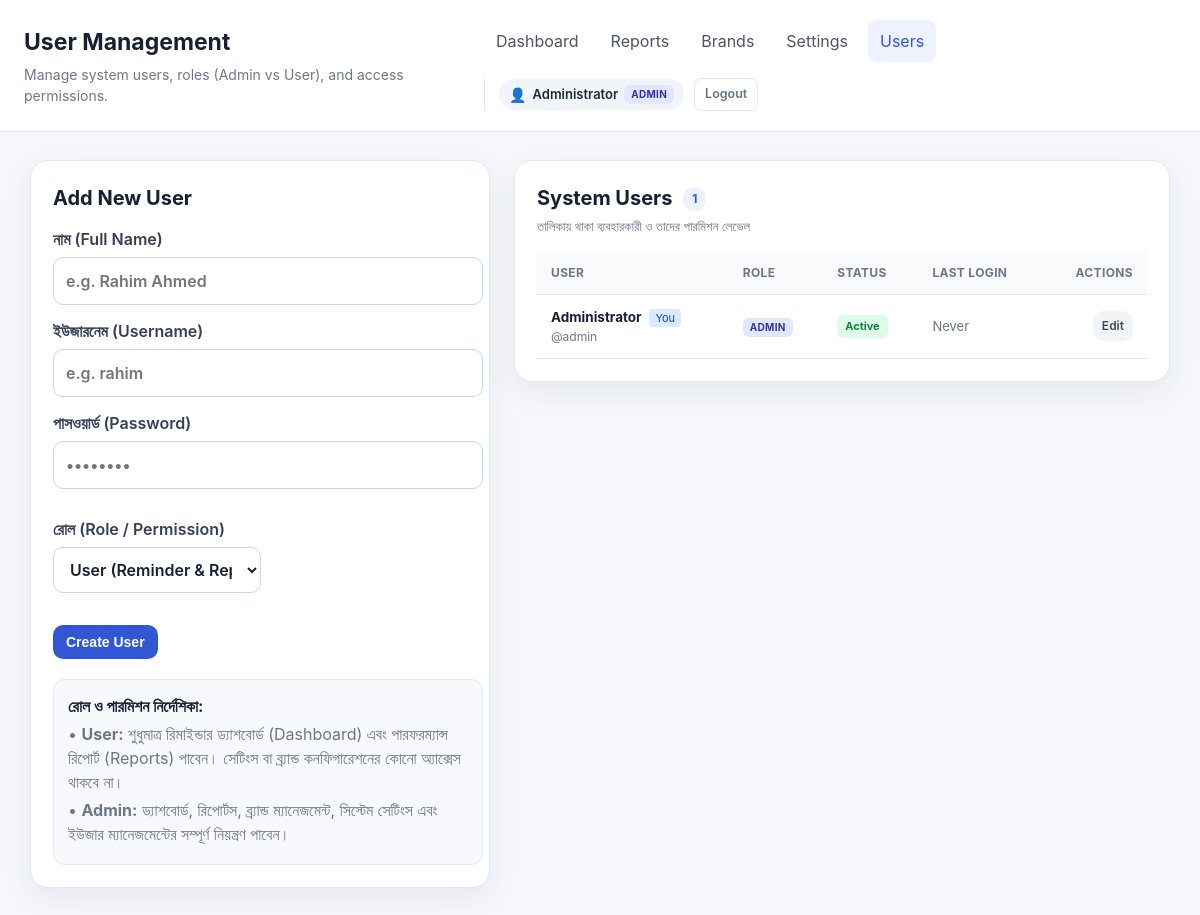
/users.php (signed in), run on the app's committed database.
### tables this page shows
CREATE TABLE IF NOT EXISTS users (
    id INT UNSIGNED AUTO_INCREMENT PRIMARY KEY,
    name VARCHAR(120) NOT NULL,
    username VARCHAR(60) NOT NULL UNIQUE,
    password_hash VARCHAR(255) NOT NULL,
    role ENUM('admin', 'user') NOT NULL DEFAULT 'user',
    status TINYINT(1) NOT NULL DEFAULT 1,
    last_login_at DATETIME NULL,
    last_reminder_at DATETIME NULL,
    created_at DATETIME NOT NULL DEFAULT CURRENT_TIMESTAMP,
    updated_at DATETIME NULL DEFAULT NULL ON UPDATE CURRENT_TIMESTAMP,
    INDEX idx_users_role_status (role, status)
);

### auth.php (called while the page is built, shortened)
<?php
function currentUser(): ?array
{
    if (!empty($_SESSION['auth_user'])) {
        return $_SESSION['auth_user'];
    }
    return null;
}
function isAdmin(): bool
{
    $user = currentUser();
    return $user && ($user['role'] ?? '') === 'admin';
}

### config.php (called while the page is built, shortened)
<?php
function e(?string $value): string
{
    return htmlspecialchars((string)$value, ENT_QUOTES, 'UTF-8');
}
require_once __DIR__ . '/auth.php';

### users.php (the view, shortened to what this page needs)
<?php
require __DIR__ . '/config.php';
$currentUser = currentUser();
$pdo = db();
$editUser = null;
$users = $pdo->query("SELECT * FROM users ORDER BY role ASC, name ASC")->fetchAll();
?>
<!doctype html>
<html lang="en">
<head>
    <link rel="stylesheet" href="assets/app.css?v=<?= filemtime(__DIR__ . '/assets/app.css') ?>">
</head>
<body>
<header class="topbar">
    <div>
        <h1>User Management</h1>
        <p>Manage system users, roles (Admin vs User), and access permissions.</p>
    </div>
    <div class="topbar-right">
        <nav>
            <a href="index.php">Dashboard</a>
            <a href="reports.php">Reports</a>
            <?php if (isAdmin()): ?>
                <a href="brands.php">Brands</a>
                <a href="settings.php">Settings</a>
                <a href="users.php" class="active">Users</a>
            <?php endif; ?>
        </nav>
        <div class="user-menu">
            <span class="user-badge" title="Logged in as <?= e($currentUser['username']) ?>">
                <span class="user-avatar">👤</span>
                <span class="user-name"><?= e($currentUser['name']) ?></span>
                <span class="role-badge role-<?= e($currentUser['role']) ?>"><?= e(strtoupper($currentUser['role'])) ?></span>
            </span>
            <a href="logout.php" class="btn-logout" title="Sign out">Logout</a>
        </div>
    </div>
</header>
<main class="container brands-layout">
    <section class="panel sticky-panel">
        <div style="display:flex;justify-content:space-between;align-items:center;margin-bottom:14px;">
            <h2 style="margin:0;"><?= $editUser ? 'Edit User' : 'Add New User' ?></h2>
        </div>
        <form method="post" action="users.php">
            <label>
                নাম (Full Name)
                <input type="text" name="name" required placeholder="e.g. Rahim Ahmed" value="<?= e($editUser['name'] ?? '') ?>">
            </label>
            <label>
                ইউজারনেম (Username)
                <input type="text" name="username" <?= $editUser ? 'readonly style="background:#f8fafc;"' : 'required' ?> placeholder="e.g. rahim" value="<?= e($editUser['username'] ?? '') ?>">
            </label>
            <label>
                <?= $editUser ? 'নতুন পাসওয়ার্ড (New Password - খালি রাখলে আগেরটি থাকবে)' : 'পাসওয়ার্ড (Password)' ?>
                <input type="password" name="password" <?= $editUser ? '' : 'required' ?> placeholder="••••••••">
            </label>
            <div class="form-grid">
                <label>
                    রোল (Role / Permission)
                    <select name="role" required <?= ($editUser && (int)$editUser['id'] === (int)$currentUser['id']) ? 'disabled' : '' ?>>
                        <option value="user" <?= ($editUser['role'] ?? 'user') === 'user' ? 'selected' : '' ?>>User (Reminder &amp; Reports only)</option>
                    </select>
                </label>
            </div>
            <div class="form-actions">
                <button class="btn btn-primary" type="submit">
                    <?= $editUser ? 'Update User' : 'Create User' ?>
                </button>
            </div>
        </form>
        <div class="info-box" style="margin-top:20px;">
            <strong>রোল ও পারমিশন নির্দেশিকা:</strong>
            <p style="margin:4px 0;">• <strong>User:</strong> শুধুমাত্র রিমাইন্ডার ড্যাশবোর্ড (Dashboard) এবং পারফরম্যান্স রিপোর্ট (Reports) পাবেন। সেটিংস বা ব্র্যান্ড কনফিগারেশনের কোনো অ্যাক্সেস থাকবে না।</p>
            <p style="margin:4px 0;">• <strong>Admin:</strong> ড্যাশবোর্ড, রিপোর্টস, ব্র্যান্ড ম্যানেজমেন্ট, সিস্টেম সেটিংস এবং ইউজার ম্যানেজমেন্টের সম্পূর্ণ নিয়ন্ত্রণ পাবেন।</p>
        </div>
    </section>
    <section class="panel">
        <div class="panel-header-row">
            <div>
                <h2 style="margin:0;">System Users <span class="counter-badge"><?= count($users) ?></span></h2>
                <p class="muted" style="margin:4px 0 0;font-size:13px;">তালিকায় থাকা ব্যবহারকারী ও তাদের পারমিশন লেভেল</p>
            </div>
        </div>
        <div class="table-responsive" style="overflow-x:auto;margin-top:14px;">
            <table class="data-table">
                <thead>
                    <tr>
                        <th>User</th>
                        <th>Role</th>
                        <th>Status</th>
                        <th>Last Login</th>
                        <th style="text-align:right;">Actions</th>
                    </tr>
                </thead>
                <tbody>
                    <?php foreach ($users as $u):
                        $isSelf = ((int)$u['id'] === (int)$currentUser['id']);
                    ?>
                        <tr>
                            <td>
                                <strong><?= e($u['name']) ?></strong>
                                <?php if ($isSelf): ?>
                                    <span style="font-size:11px;background:#dbeafe;color:#1e40af;padding:2px 6px;border-radius:4px;margin-left:4px;">You</span>
                                <?php endif; ?>
                                <div class="muted" style="font-size:12px;">@<?= e($u['username']) ?></div>
                            </td>
                            <td>
                                <span class="role-badge role-<?= e($u['role']) ?>">
                                    <?= e(strtoupper($u['role'])) ?>
                                </span>
                            </td>
                            <td>
                                <span class="status-badge status-<?= $u['status'] ? 'active' : 'inactive' ?>">
                                    <?= $u['status'] ? 'Active' : 'Inactive' ?>
                                </span>
                            </td>
                            <td style="font-size:13px;color:var(--muted);">
                                <?= $u['last_login_at'] ? e(date('d M Y, h:i A', strtotime($u['last_login_at']))) : 'Never' ?>
                            </td>
                            <td style="text-align:right;">
                                <div class="inline-actions" style="justify-content:flex-end;">
                                    <a class="btn btn-light btn-sm" href="users.php?edit=<?= (int)$u['id'] ?>">Edit</a>
                                </div>
                            </td>
                        </tr>
                    <?php endforeach; ?>
                </tbody>
            </table>
        </div>
    </section>
</main>
</body>
</html>

### assets/app.css (style rules this page uses)
:root { --bg:#f5f7fb;--panel:#fff;--text:#162033;--muted:#6d7788;--border:#e3e8f0;--primary:#3157d5;--primary-dark:#2446b3;--success:#168a5b;--warning:#aa6b00;--danger:#c73b3b;--shadow:0 10px 30px rgba(27,39,70,.07) }
* { box-sizing:border-box }
body { margin:0;background:var(--bg);color:var(--text);font-family:Inter,Segoe UI,Arial,sans-serif;line-height:1.5 }
.topbar { background:#fff;border-bottom:1px solid var(--border);padding:20px max(24px,calc((100vw - 1180px)/2));display:flex;gap:24px;align-items:center;justify-content:space-between;position:sticky;top:0;z-index:10 }
.topbar h1 { margin:0;font-size:23px }
.topbar p { margin:4px 0 0;color:var(--muted);font-size:14px }
.topbar nav { display:flex;gap:8px }
.topbar nav a { color:#4b5565;text-decoration:none;padding:9px 12px;border-radius:9px }
.topbar nav a.active,.topbar nav a:hover { background:#eef2ff;color:var(--primary) }
.container { max-width:1180px;margin:28px auto;padding:0 20px }
.section-head h2,.panel h2 { margin:0 0 5px;font-size:20px }
.muted { color:var(--muted) }
.btn { appearance:none;border:0;border-radius:10px;padding:9px 13px;font-weight:600;cursor:pointer;text-decoration:none;display:inline-flex;align-items:center;justify-content:center;font-size:14px }
.btn-sm { padding:6px 9px;font-size:12px }
.btn-primary { background:var(--primary);color:#fff }
.btn-light { background:#f2f4f8;color:#3d485b }
.panel { background:#fff;border:1px solid var(--border);border-radius:18px;padding:22px;box-shadow:var(--shadow) }
label { display:block;font-weight:600;margin:14px 0;color:#344055 }
input,textarea,select { display:block;width:100%;margin-top:6px;border:1px solid #ced6e2;border-radius:10px;padding:11px 12px;font:inherit;background:#fff;color:var(--text) }
.form-grid { display:grid;grid-template-columns:1fr 1fr;gap:14px }
.form-actions { display:flex;gap:8px;margin-top:18px }
.inline-actions { display:flex;gap:6px;align-items:center }
.info-box { background:#f7f9fc;border:1px solid var(--border);padding:14px;border-radius:12px;margin-top:20px }
.info-box p { margin:5px 0 0;color:var(--muted) }
.brands-layout { display:grid;grid-template-columns:460px minmax(0,1fr);gap:24px;align-items:start }
.sticky-panel { position:sticky;top:86px;max-height:calc(100vh - 110px);overflow-y:auto;padding-right:6px;scrollbar-width:thin }
.panel-header-row { display:flex;justify-content:space-between;align-items:center;gap:14px;margin-bottom:16px;flex-wrap:wrap }
.counter-badge { font-size:12px;background:#eef2ff;color:var(--primary);padding:3px 9px;border-radius:999px;font-weight:700;vertical-align:middle;display:inline-block;margin-left:6px }
.topbar-right { display:flex;align-items:center;gap:16px;flex-wrap:wrap }
.user-menu { display:flex;align-items:center;gap:10px;padding-left:14px;border-left:1px solid var(--border) }
.user-badge { display:inline-flex;align-items:center;gap:6px;background:#f1f5f9;padding:5px 10px;border-radius:999px;font-size:13px;font-weight:600;color:#1e293b }
.user-avatar { font-size:14px }
.role-badge { display:inline-block;padding:2px 7px;border-radius:6px;font-size:10px;font-weight:700;letter-spacing:.03em;text-transform:uppercase }
.role-admin { background:#e0e7ff;color:#3730a3 }
.status-badge { display:inline-block;padding:3px 8px;border-radius:6px;font-size:11px;font-weight:700 }
.status-active { background:#dcfce7;color:#15803d }
.btn-logout { display:inline-flex;align-items:center;gap:4px;text-decoration:none;font-size:12.5px;font-weight:600;color:#64748b;padding:6px 10px;border-radius:8px;border:1px solid var(--border);background:#fff;transition:all .15s }
.data-table { width:100%;border-collapse:collapse;font-size:13.5px }
.data-table th,.data-table td { padding:12px 14px;border-bottom:1px solid var(--border);text-align:left }
.data-table th { background:#f8fafc;font-weight:700;font-size:12px;color:var(--muted);text-transform:uppercase;letter-spacing:.03em }

### data on the page
users: name "Administrator", role "ADMIN", shows "You", username "admin", status "Active", shows "Never"

### other printed values
count($users) "1"
